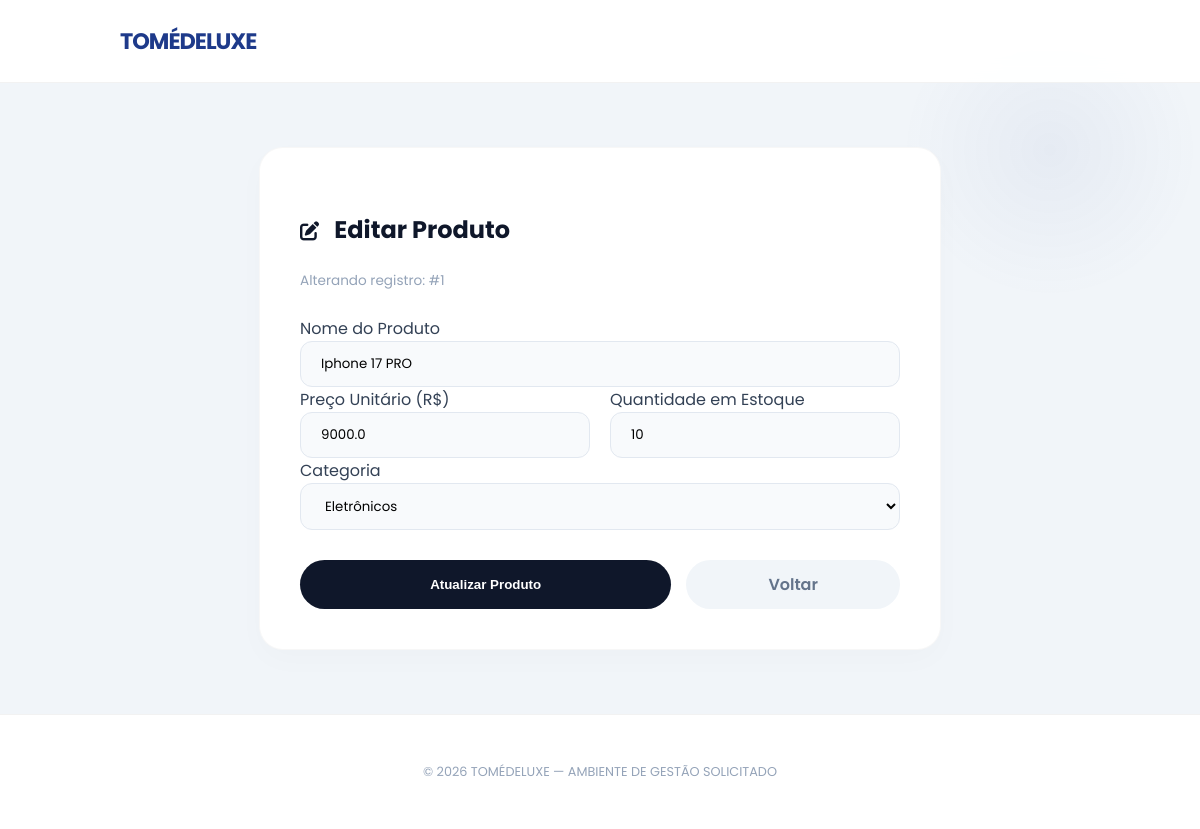
The page /produtos/1/editar on the database its author committed.
### models.py (models this page shows, shortened)
class Produto(Base):
    __tablename__ = "produtos"
    id = Column(Integer, primary_key=True, autoincrement=True)
    nome = Column(String(100), nullable=False)
    preco = Column(Float, nullable=False)
    estoque = Column(Integer, nullable=False)
    categoria_id = Column(Integer, ForeignKey("categorias.id"))
    categoria = relationship("Categoria", back_populates="produtos")

class Categoria(Base):
    __tablename__ = "categorias"
    id = Column(Integer, primary_key=True, autoincrement=True)
    nome = Column(String(100), nullable=False)
    descricao = Column(String(150))
    produtos = relationship("Produto", back_populates="categoria")

### main.py (the view)
@app.get("/produtos/{id}/editar")
def editar_produto(id: int, request: Request, db: Session = Depends(get_db)):
    produto = db.query(Produto).filter_by(id=id).first()
    categorias = db.query(Categoria).all()
    return templates.TemplateResponse(
        request,
        "atualizar_produto.html",
        {"request": request,
         "produto": produto,
         "categorias": categorias
        }
    )

### templates/atualizar_produto.html (shortened to what this page needs)
<!DOCTYPE html>
<html lang="pt-br">
<head>
    <link rel="stylesheet" href="/static/style.css">
    <link rel="stylesheet" href="https://cdnjs.cloudflare.com/ajax/libs/font-awesome/6.4.0/css/all.min.css">
</head>
<body>
    <nav class="navbar">
        <div class="nav-logo">TOMÉ<span>DELUXE</span></div>
    </nav>
    <main class="container" style="display: flex; justify-content: center; padding-top: 4rem;">
        <section class="card" style="width: 100%; max-width: 600px;">
            <div style="margin-bottom: 25px;">
                <h3 style="font-size: 1.5rem; color: var(--dark-bg);">
                    <i class="fa-solid fa-pen-to-square" style="display: inline; font-size: 1.2rem; margin-right: 10px;"></i>
                    Editar Produto
                </h3>
                <p style="font-size: 0.85rem; color: #94A3B8;">Alterando registro: #{{ produto.id }}</p>
            </div>
            <form action="/produtos/{{ produto.id }}/editar" method="POST">
                <div class="form-group">
                    <label>Nome do Produto</label>
                    <input type="text" name="nome" value="{{ produto.nome }}" required>
                </div>
                <div style="display: grid; grid-template-columns: 1fr 1fr; gap: 20px;">
                    <div class="form-group">
                        <label>Preço Unitário (R$)</label>
                        <input type="number" step="0.01" name="preco" value="{{ produto.preco }}" required>
                    </div>
                    <div class="form-group">
                        <label>Quantidade em Estoque</label>
                        <input type="number" name="estoque" value="{{ produto.estoque }}" required>
                    </div>
                </div>
                <div class="form-group">
                    <label>Categoria</label>
                    <select name="categoria_id" required>
                        {% for categoria in categorias %}
                        <option value="{{ categoria.id }}"
                            {% if categoria.id == produto.categoria_id %} selected {% endif %}>
                            {{ categoria.nome }}
                        </option>
                        {% endfor %}
                    </select>
                </div>
                <div style="display: flex; gap: 15px; margin-top: 30px;">
                    <button type="submit" class="btn btn-main" style="flex: 2; justify-content: center;">
                        Atualizar Produto
                    </button>
                    <a href="/produtos" class="btn" style="flex: 1; justify-content: center; background: #F1F5F9; color: #64748B;">
                        Voltar
                    </a>
                </div>
            </form>
        </section>
    </main>
    <footer>
        &copy; 2026 TOMÉDELUXE — AMBIENTE DE GESTÃO SOLICITADO
    </footer>
</body>
</html>

### static/style.css (style rules this page uses)
:root { --primary-blue: #1E3A8A; --accent-blue: #3B82F6; --dark-bg: #0F172A; --glass-white: rgba(255, 255, 255, 0.95); --transition: all 0.4s cubic-bezier(0.165, 0.84, 0.44, 1); --bg-body: #F1F5F9; }
html, body { height: 100%; }
body { margin: 0; font-family: 'Poppins', sans-serif; background: var(--bg-body); color: #334155; display: flex; flex-direction: column; }
main { flex: 1 0 auto; }
body::before { content: ""; position: fixed; top: 0; right: 0; width: 300px; height: 300px; background: radial-gradient(circle, rgba(30, 58, 138, 0.05) 0%, transparent 70%); z-index: -1; }
.navbar { display: flex; justify-content: space-between; align-items: center; padding: 1.5rem 10%; background: var(--glass-white); backdrop-filter: blur(10px); position: sticky; top: 0; z-index: 1000; border-bottom: 1px solid rgba(0,0,0,0.05); }
.nav-logo { font-weight: 700; font-size: 1.4rem; color: var(--primary-blue); letter-spacing: -1px; }
.container { display: grid; grid-template-columns: repeat(auto-fit, minmax(320px, 1fr)); gap: 30px; padding: 2rem 10% 4rem 10%; }
.card { background: white; padding: 40px; border-radius: 24px; border: 1px solid rgba(0,0,0,0.03); box-shadow: 0 10px 30px rgba(0,0,0,0.02); transition: var(--transition); }
input, select { width: 100%; padding: 12px 20px; border-radius: 12px; border: 1px solid #e2e8f0; background: #F8FAFC; font-family: inherit; transition: var(--transition); box-sizing: border-box; }
.btn { display: inline-flex; align-items: center; padding: 12px 28px; border-radius: 50px; text-decoration: none; font-weight: 600; transition: var(--transition); border: none; cursor: pointer; }
.btn-main { background: var(--dark-bg); color: white; }
footer { flex-shrink: 0; padding: 3rem 10%; background: white; border-top: 1px solid rgba(0,0,0,0.05); text-align: center; font-size: 0.8rem; color: #94A3B8; }

### rows shown on the page
Produto: id "1", nome "Iphone 17 PRO", preco "9000.0", estoque "10", categoria_id "Eletrônicos"
